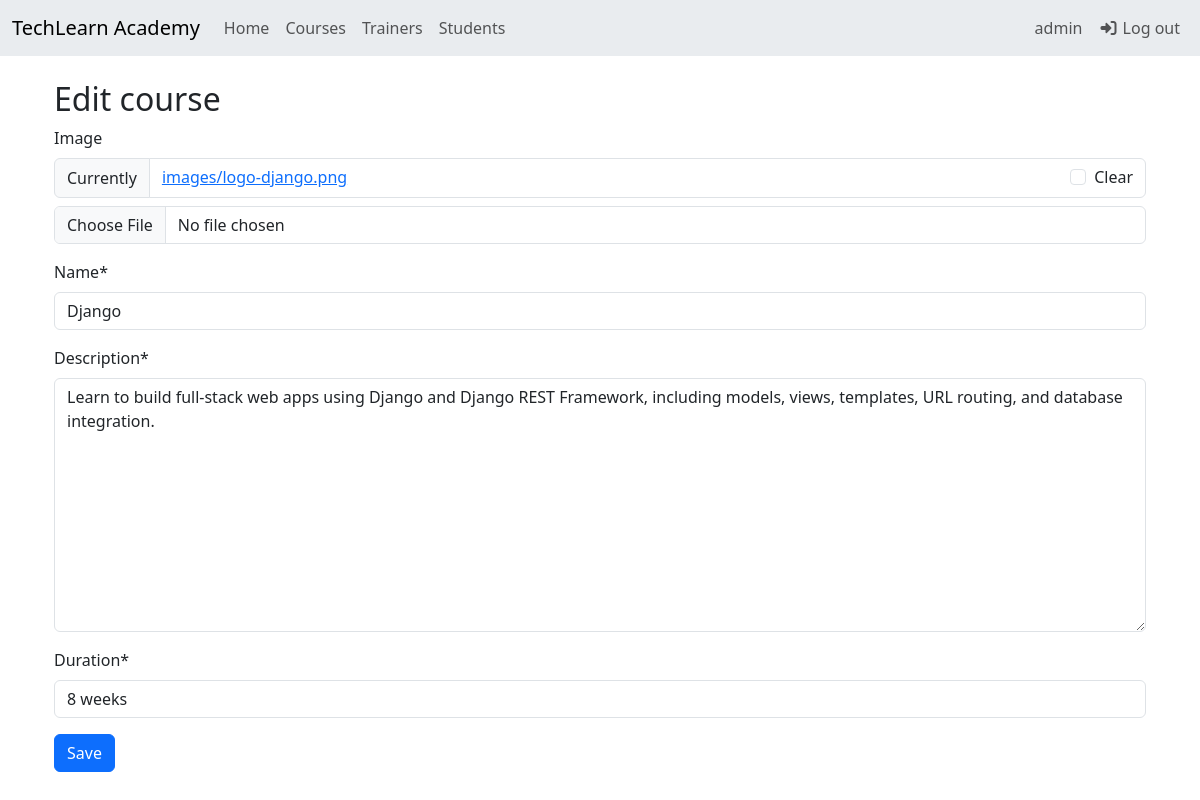
Screenshot of /academy/courses/2/edit (signed in) with the database file from the repository.
### academy/models.py (models this page shows, shortened)
class Course(models.Model):
    image = models.ImageField(upload_to='images', blank=True, null=True)
    name = models.CharField(max_length=50)
    description = models.TextField()
    duration = models.CharField(max_length=10)

### academy/views.py (the view)
# urls.py: path('courses/<int:id>/edit', views.edit_course, name='edit_course'),
@login_required
@permission_required('academy.edit_course', raise_exception=True)
def edit_course(request, id):
    course = get_object_or_404(Course, id=id)
    if request.method == 'POST':
        form = CourseForm(request.POST, request.FILES, instance=course)
        if form.is_valid():
            form.save()
            return redirect('courses')
    form = CourseForm(instance=course)
    context = {
        'course': course,
        'form': form
    }
    return render(request, 'courses/edit_course.html', context)

### academy/forms.py
class CourseForm(forms.ModelForm):
    class Meta:
        model = Course
        fields = '__all__'

### templates/courses/edit_course.html (shortened to what this page needs)
{% extends 'home.html' %}
{% load crispy_forms_tags %}
{% block content %}
<div class="container pt-4 px-4">
    <h2>Edit course</h4>
    <form action="{% url 'edit_course' course.id %}" method="post" enctype="multipart/form-data">
        {{ form|crispy }}
        <button class="btn btn-primary" type="submit">Save</button>
    </form>
</div>
{% endblock %}

### templates/home.html (shortened to what this page needs)
{% load static %}
<!DOCTYPE html>
<html lang="en">
    <head>
        <link href="https://cdn.jsdelivr.net/npm/bootstrap@5.3.8/dist/css/bootstrap.min.css" rel="stylesheet"
>
        <link rel="stylesheet" href="https://cdnjs.cloudflare.com/ajax/libs/font-awesome/7.0.1/css/all.min.css"
 />
    </head>
    <body>
        <nav class="navbar sticky-top navbar-expand-lg bg-body-secondary">
            <div class="container-fluid">
                <a class="navbar-brand" href="{% url 'home' %}">TechLearn Academy</a>
                <div class="collapse navbar-collapse" id="navbarNav">
                    <ul class="navbar-nav me-auto">
                        <li class="nav-item">
                            <a class="nav-link" href="{% url 'home' %}">Home</a>
                        </li>
                        <li class="nav-item">
                            <a class="nav-link" href="{% url 'courses' %}">Courses</a>
                        </li>
                        <li class="nav-item">
                            <a class="nav-link" href="{% url 'trainers' %}">Trainers</a>
                        </li>
                        <li class="nav-item">
                            <a class="nav-link" href="{% url 'students' %}">Students</a>
                        </li>
                    </ul>
                    <ul class="navbar-nav">
                        {% if not user.is_authenticated %}
                        <li class="nav-item">
                            <a class="nav-link btn btn-light" href="{% url 'login' %}">
                                <i class="fa-solid fa-right-to-bracket"></i> Log in</a>
                        </li>
                        <li class="nav-item">
                            <a class="nav-link btn btn-light" href="{% url 'register' %}">
                                <i class="fa-solid fa-user"></i> Sign up</a>
                        </li>
                        {% else %}
                        <span class="navbar-text me-2">{{ user }}</span>
                        <li class="nav-item">
                            <a class="nav-link btn btn-light" href="{% url 'logout' %}">
                                <i class="fa-solid fa-right-to-bracket"></i> Log out</a>
                        </li>
                        {% endif %}
                    </ul>
                </div>
            </div>
        </nav>
        {% block content %}{% endblock %}
    </body>
</html>

### rows the page displays
Course: name "Django", description "Learn to build full-stack web apps using Django and Django REST Framework, including models, views, templates, URL routing, and database integration.", duration "8 weeks"

### other values shown
{{ user }} "admin"
